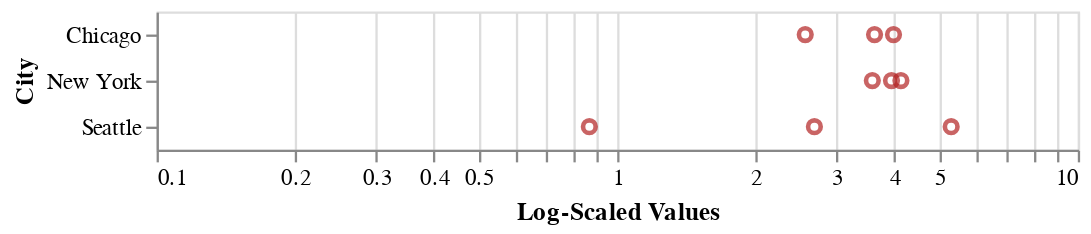

Notebook code for this chart:
### Code cell
chart.mark_point(color='firebrick').encode(
    alt.X('precip', scale=alt.Scale(type='log'), axis=alt.Axis(title='Log-Scaled Values')),
    alt.Y('city', axis=alt.Axis(title='City'))
)

### Figure 1 — Vega-Lite specification as saved in the notebook (floating-point values rounded to 4 significant figures)
{"config": {"view": {"continuousWidth": 400, "continuousHeight": 300}}, "data": {"name": "data-fdfbb22e8e0e89f6556d8a3b434b0c97"}, "mark": {"type": "point", "color": "firebrick"}, "encoding": {"x": {"axis": {"title": "Log-Scaled Values"}, "field": "precip", "scale": {"type": "log"}, "type": "quantitative"}, "y": {"axis": {"title": "City"}, "field": "city", "type": "nominal"}}, "$schema": "https://vega.github.io/schema/vega-lite/v4.17.0.json", "datasets": {"data-fdfbb22e8e0e89f6556d8a3b434b0c97": [{"city": "Seattle", "month": "Apr", "precip": 2.68}, {"city": "Seattle", "month": "Aug", "precip": 0.87}, {"city": "Seattle", "month": "Dec", "precip": 5.31}, {"city": "New York", "month": "Apr", "precip": 3.94}, {"city": "New York", "month": "Aug", "precip": 4.13}, {"city": "New York", "month": "Dec", "precip": 3.58}, {"city": "Chicago", "month": "Apr", "precip": 3.62}, {"city": "Chicago", "month": "Aug", "precip": 3.98}, {"city": "Chicago", "month": "Dec", "precip": 2.56}]}}
